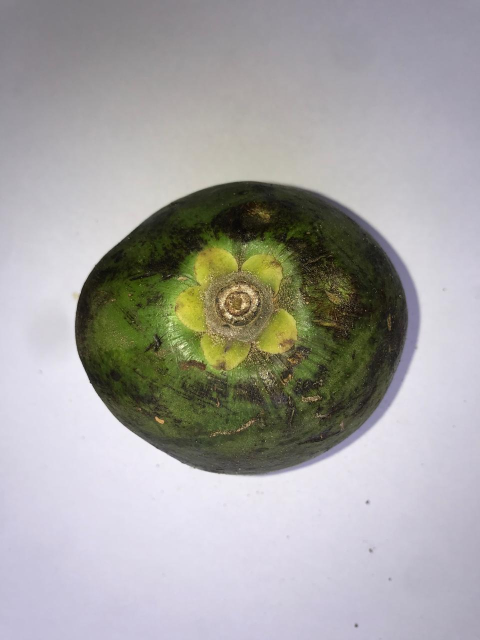
#> input picture pequi.jpeg, 960 x 1280 px (shown at 1/2 size)
$ python -i preprocessing.py   (imports and definitions only)
#> lines starting #> are read from the running program, lines starting #| are printed output that depends on the picture; after the words box and inside, x2 and y2 are one past the last pixel; in counts of white or black regions, pixels touching at a corner belong together
#> further down, picture is the input picture: shape (1280, 960, 3); mean B, G, R 161.6, 163.3, 164.8
import numpy as np
import cv2
from skimage import segmentation, filters
import matplotlib.pyplot as plt

class ImagePreprocessor:
    """
    Class for preprocessing fruit images including segmentation and enhancement
    """

    def __init__(self, target_size=(512, 512)):
        self.target_size = target_size

    def resize_image(self, image):
        """Resize image to target size"""
        return cv2.resize(image, self.target_size)

    def median_filter(self, image, kernel_size=5):
        """Apply median filter for noise reduction"""
#> called with kernel_size = 5
        return cv2.medianBlur(image, kernel_size)

    def morphological_erosion(self, image, kernel_size=3):
        """Apply morphological erosion"""
#> called with kernel_size = 3
        kernel = np.ones((kernel_size, kernel_size), np.uint8)
        return cv2.erode(image, kernel, iterations=1)
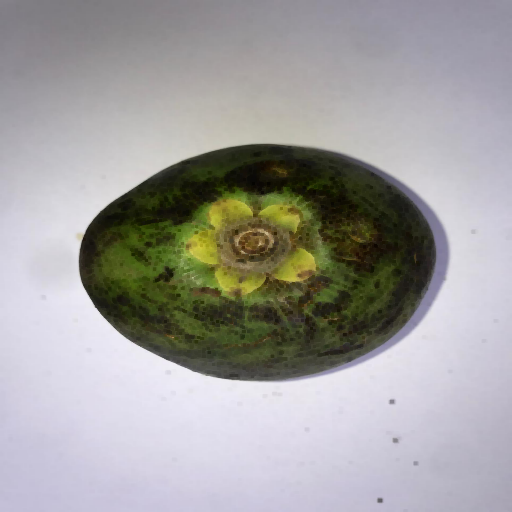
#> returned value: shape (512, 512, 3); mean of channels 0, 1, 2 157, 158.4, 160; drawn as B, G, R

    def active_contour_segmentation(self, image):
        """Segment fruit using active contour model"""
        if len(image.shape) == 3:
            gray = cv2.cvtColor(image, cv2.COLOR_RGB2GRAY)
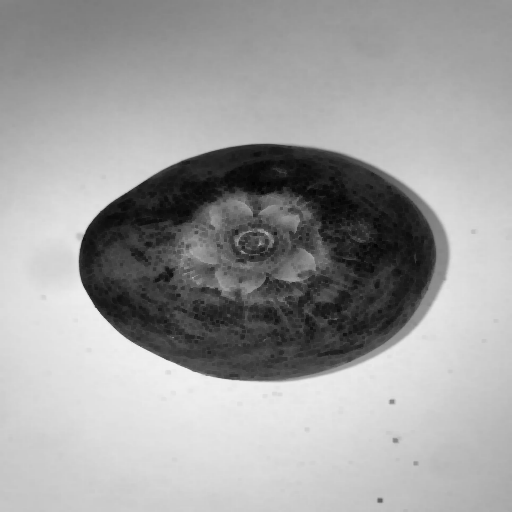
#> gray: shape (512, 512); min 3, max 240, mean 158.2
        else:
            gray = image

        blurred = cv2.GaussianBlur(gray, (5, 5), 0)
        edges = cv2.Canny(blurred, 50, 150)
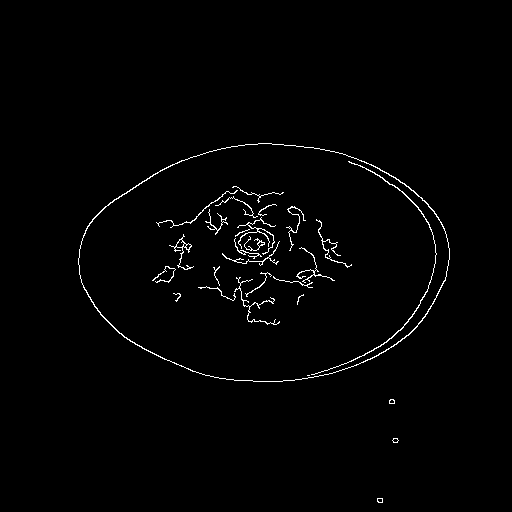
#> edges: shape (512, 512); 1.3% white in thin lines or dots, all inside (x1, y1, x2, y2) = (78, 143, 450, 503)

        contours, _ = cv2.findContours(edges, cv2.RETR_EXTERNAL, cv2.CHAIN_APPROX_SIMPLE)
#> contours = 4 contours, 3 with area under 20; largest, box (x1, y1, x2, y2) and area: (78, 143, 450, 382) 67784

        if contours:
            largest_contour = max(contours, key=cv2.contourArea)
#> largest_contour = contour of 456 points, box (x1, y1, x2, y2) (78, 143, 450, 382), area 67784
            mask = np.zeros_like(gray)
            cv2.fillPoly(mask, [largest_contour], 255)
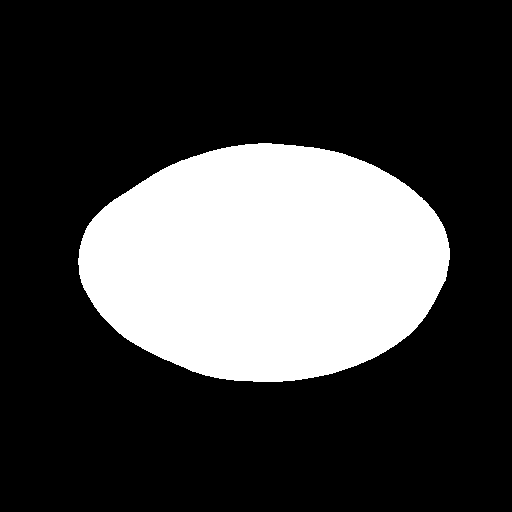
#> mask: shape (512, 512); 26% white; 1 white region, box (x1, y1, x2, y2) and area: (78, 143, 450, 382) 68220
            return mask, largest_contour
        return None, None

    def remove_background(self, image, method='erosion'):
        """Remove background from fruit image"""
        resized = self.resize_image(image)

        if method == 'plain':
            smoothed = self.median_filter(resized)
        else:
            smoothed = self.morphological_erosion(resized)

        mask, contour = self.active_contour_segmentation(smoothed)
#> contour has the same summary as largest_contour in active_contour_segmentation

        if mask is not None:
            # Apply morphological erosion to mask
            kernel = np.ones((3, 3), np.uint8)
            eroded_mask = cv2.erode(mask, kernel, iterations=1)
#> eroded_mask: shape (512, 512); 25.6% white; 1 white region, box (x1, y1, x2, y2) and area: (79, 144, 449, 381) 67002

            # Apply mask to original image
            if len(resized.shape) == 3:
                masked_image = cv2.bitwise_and(resized, resized, mask=eroded_mask)
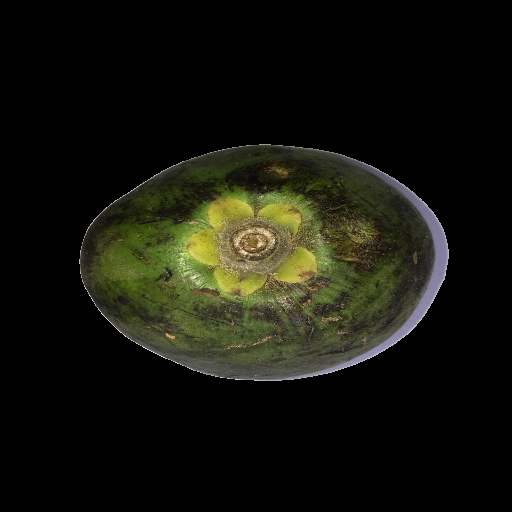
#> masked_image: shape (512, 512, 3); mean B, G, R 12.7, 21.2, 20.8
            else:
                masked_image = cv2.bitwise_and(resized, resized, mask=eroded_mask)

            return masked_image, eroded_mask

        return resized, None

    def enhance_contrast(self, image, gamma=1.5):
        """Enhance image contrast using gamma correction"""
#> called with gamma = 1.5
        image_normalized = image / 255.0
        corrected = np.power(image_normalized, gamma)
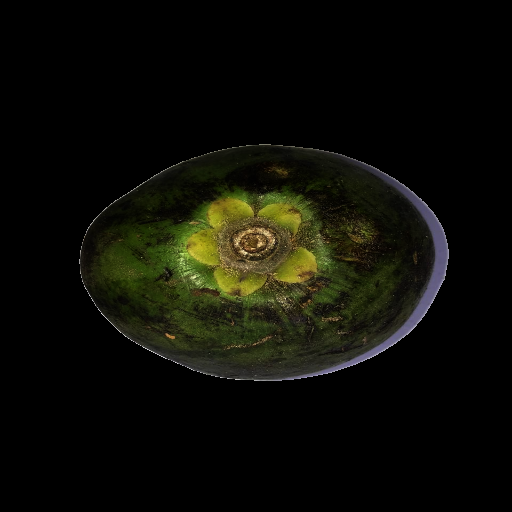
#> corrected: shape (512, 512, 3) float64; mean B, G, R 0.0258, 0.0521, 0.0507
        return np.uint8(corrected * 255)

    def full_preprocessing_pipeline(self, image):
        """Complete preprocessing pipeline"""
        # Remove background
        segmented, mask = self.remove_background(image)

        # Enhance contrast
        enhanced = self.enhance_contrast(segmented)

        return enhanced, mask

    def visualize_preprocessing(self, original_image):
        """Visualize all preprocessing steps"""
        fig, axes = plt.subplots(2, 3, figsize=(15, 10))

        # Original
        axes[0, 0].imshow(cv2.cvtColor(original_image, cv2.COLOR_BGR2RGB))
        axes[0, 0].set_title('Original Image')
        axes[0, 0].axis('off')

        # Resized
        resized = self.resize_image(original_image)
        axes[0, 1].imshow(cv2.cvtColor(resized, cv2.COLOR_BGR2RGB))
        axes[0, 1].set_title('Resized')
        axes[0, 1].axis('off')

        # Smoothed
        smoothed = self.median_filter(resized)
        axes[0, 2].imshow(cv2.cvtColor(smoothed, cv2.COLOR_BGR2RGB))
        axes[0, 2].set_title('Smoothed')
        axes[0, 2].axis('off')

        # Segmented
        segmented, mask = self.remove_background(original_image)
        axes[1, 0].imshow(cv2.cvtColor(segmented, cv2.COLOR_BGR2RGB))
        axes[1, 0].set_title('Background Removed')
        axes[1, 0].axis('off')

        # Mask
        if mask is not None:
            axes[1, 1].imshow(mask, cmap='gray')
            axes[1, 1].set_title('Segmentation Mask')
            axes[1, 1].axis('off')

        # Enhanced
        enhanced = self.enhance_contrast(segmented)
        axes[1, 2].imshow(cv2.cvtColor(enhanced, cv2.COLOR_BGR2RGB))
        axes[1, 2].set_title('Contrast Enhanced')
        axes[1, 2].axis('off')

        plt.tight_layout()
        return fig

>>> import cv2
>>> picture = cv2.imread('../pequi.jpeg')
>>> result = ImagePreprocessor().visualize_preprocessing(picture)
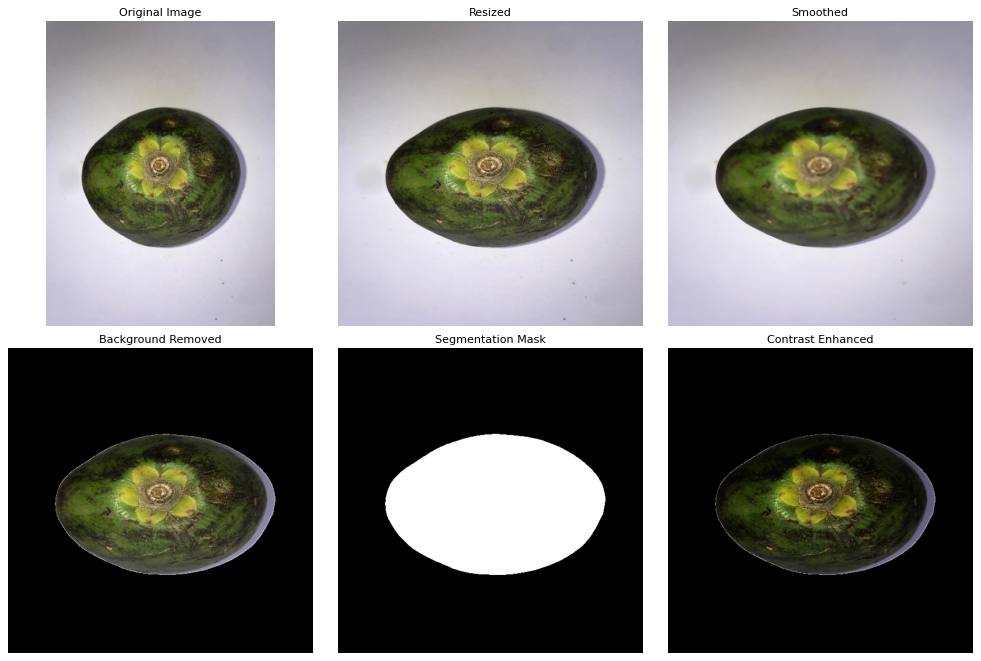
#> figure drawn by matplotlib, 6 panels
